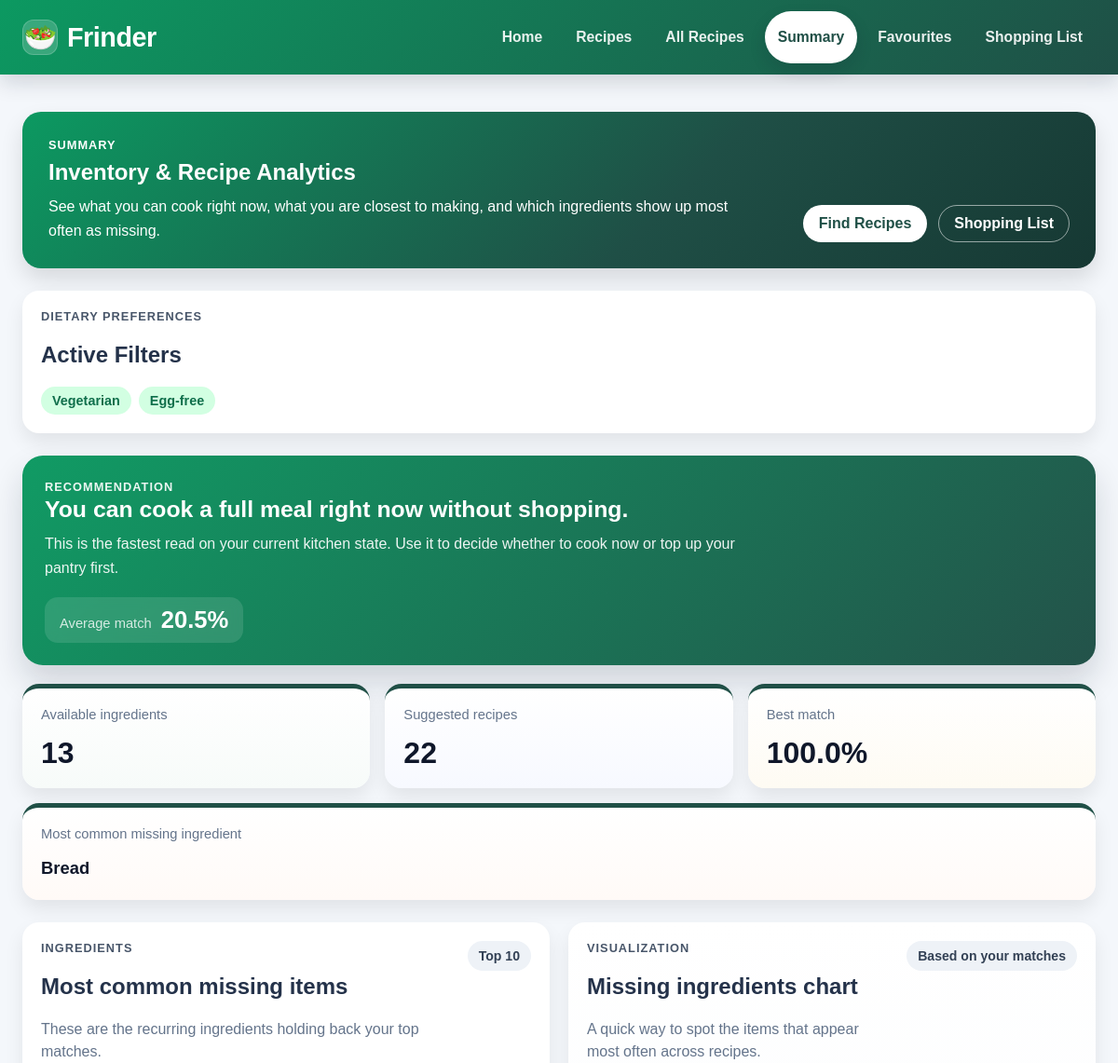
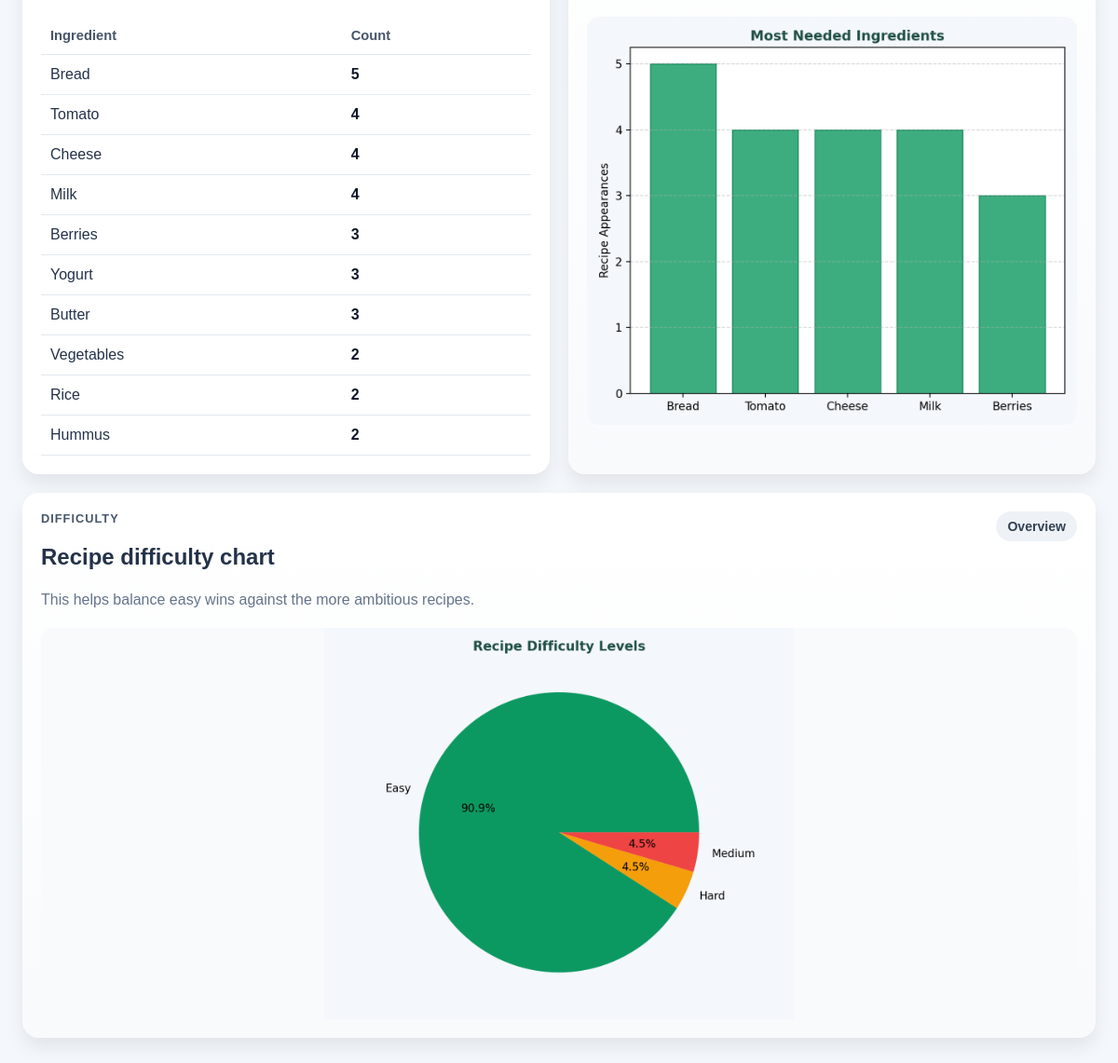
Page /summary on the committed database (2 pictures, top to bottom).
### db_models.py (models this page shows)
class IngredientRow(Base):
    __tablename__ = "ingredients"
    id = Column(Integer, primary_key=True)
    name = Column(String, nullable=False, unique=True)
    recipe_links = relationship("RecipeIngredientRow", back_populates="ingredient")
    user_links = relationship("UserIngredientRow", back_populates="ingredient")
    shopping_links = relationship("ShoppingListRow", back_populates="ingredient")

### app.py (the view, shortened to what this page needs)
@app.route("/summary")
def summary():
    user_ingredients = read_user_ingredients()
    dietary_restrictions, excluded_ingredients = get_active_preferences()
    recipes_list = load_recipes()
    suggestions = match_recipes(
        user_ingredients,
        recipes_list,
        dietary_restrictions=dietary_restrictions,
        excluded_ingredients=excluded_ingredients,
    )
    summary_data, missing_counter = build_summary_data(user_ingredients, suggestions)
    save_match_history(user_ingredients, suggestions)
    filename_missing = "summary_missing.png"
    filename_difficulty = "summary_difficulty.png"
    return render_template(
        "summary.html",
        empty=False,
        total_available=summary_data["total_available"],
        total_suggested=summary_data["total_suggested"],
        best_match=summary_data["best_match"],
        avg_match=summary_data["avg_match"],
        most_common_missing=summary_data["most_common_missing"],
        recommendation=summary_data["recommendation"],
        missing_table_data=summary_data["missing_table_data"],
        graph_missing_url=url_for("static", filename=filename_missing),
        graph_difficulty_url=url_for("static", filename=filename_difficulty),
        **build_preferences_context(dietary_restrictions, excluded_ingredients),
    )

### app.py (called while the page is built)
def get_active_preferences():
    dietary_restrictions = normalize_dietary_restrictions(
        read_dietary_restrictions()
    )
    excluded_ingredients = read_excluded_ingredients()
    return dietary_restrictions, excluded_ingredients

def build_preferences_context(dietary_restrictions=None, excluded_ingredients=None):
    if dietary_restrictions is None or excluded_ingredients is None:
        dietary_restrictions, excluded_ingredients = get_active_preferences()
    return {
        "dietary_restriction_options": DIETARY_RESTRICTION_OPTIONS,
        "selected_dietary_restrictions": dietary_restrictions,
        "active_dietary_restriction_labels": dietary_restriction_labels(
            dietary_restrictions
        ),
        "excluded_ingredients": excluded_ingredients,
        "excluded_ingredients_str": ", ".join(excluded_ingredients),
        "has_active_preferences": bool(
            dietary_restrictions or excluded_ingredients
        ),
    }

def save_match_history(user_ingredients, suggestions):
    if not user_ingredients:
        if HISTORY_FILE.exists():
            HISTORY_FILE.unlink()
        return
    history_data, missing_counter = build_summary_data(user_ingredients, suggestions)
    HISTORY_FILE.parent.mkdir(parents=True, exist_ok=True)
    with open(HISTORY_FILE, "w", encoding="utf-8") as f:
        json.dump(history_data, f)
    filename_missing = "summary_missing.png"
    filename_difficulty = "summary_difficulty.png"
    generate_summary_graphs(
        missing_counter,
        suggestions,
        BASE_DIR / "static" / filename_missing,
        BASE_DIR / "static" / filename_difficulty,
    )

### charts.py (called while the page is built)
def recipe_difficulty(recipe):
    if isinstance(recipe, Recipe):
        return recipe.difficulty
    if isinstance(recipe, dict):
        return recipe.get("difficulty", "Unknown")
    return "Unknown"

### db.py (called while the page is built)
def _session():
    return _session_factory()()

def session():
    return _session()

### matching.py (called while the page is built)
def normalize_dietary_restrictions(dietary_restrictions):
    selected_restrictions = []
    seen = set()
    for restriction in dietary_restrictions or []:
        restriction_key = clean_ingredient(restriction)
        if (
            restriction_key in DIETARY_RESTRICTION_LABELS
            and restriction_key not in seen
        ):
            selected_restrictions.append(restriction_key)
            seen.add(restriction_key)
    return selected_restrictions

### storage.py (called while the page is built)
def _run_read(action):
    with session() as db_session:
        return action(db_session)

### templates/summary.html (shortened to what this page needs)
{% extends "base.html" %}
{% block content %}
<section class="summary-hero">
  <div>
    <p class="summary-kicker">Summary</p>
    <h1>Inventory & Recipe Analytics</h1>
    <p class="summary-intro">
      See what you can cook right now, what you are closest to making, and which
      ingredients show up most often as missing.
    </p>
  </div>
  <div class="summary-hero__actions">
    <a href="{{ url_for('recipes') }}" class="summary-button">Find Recipes</a>
    <a href="{{ url_for('shopping_list') }}" class="summary-button summary-button--secondary">Shopping List</a>
  </div>
</section>
<section class="summary-preferences summary-panel">
  <div>
    <p class="summary-kicker">Dietary Preferences</p>
    <h2>Active Filters</h2>
  </div>
  {% if has_active_preferences %}
    <div class="preference-chip-list">
      {% for label in active_dietary_restriction_labels %}
        <span class="preference-chip">{{ label }}</span>
      {% endfor %}
    </div>
  {% else %}
    <p class="summary-empty-message">No dietary restrictions or excluded ingredients selected.</p>
  {% endif %}
</section>
{% if empty %}
  <section class="summary-empty recipe-card">
    <h2>No ingredients found</h2>
    <p>
      Go back to the home page, add a few ingredients, and then return here to
      generate your summary charts.
    </p>
    <a href="{{ url_for('index') }}" class="summary-button">Go to Home</a>
  </section>
{% else %}
  <section class="summary-recommendation">
    <div class="summary-recommendation__copy">
      <p class="summary-kicker">Recommendation</p>
      <h2>{{ recommendation }}</h2>
      <p>
        This is the fastest read on your current kitchen state. Use it to decide
        whether to cook now or top up your pantry first.
      </p>
      <div class="summary-recommendation__meta">
        <span class="summary-recommendation__meta-label">Average match</span>
        <strong class="summary-recommendation__meta-value">{{ avg_match }}%</strong>
      </div>
    </div>
  </section>
  <section class="summary-stats">
    <article class="summary-stat-card summary-stat-card--stock">
      <span class="summary-stat-label">Available ingredients</span>
      <strong class="summary-stat-value">{{ total_available }}</strong>
    </article>
    <article class="summary-stat-card summary-stat-card--recipes">
      <span class="summary-stat-label">Suggested recipes</span>
      <strong class="summary-stat-value">{{ total_suggested }}</strong>
    </article>
    <article class="summary-stat-card summary-stat-card--best">
      <span class="summary-stat-label">Best match</span>
      <strong class="summary-stat-value">{{ best_match }}%</strong>
    </article>
    <article class="summary-stat-card summary-stat-card--wide summary-stat-card--missing">
      <span class="summary-stat-label">Most common missing ingredient</span>
      <strong class="summary-stat-value summary-stat-value--small">{{ most_common_missing }}</strong>
    </article>
  </section>
  <section class="summary-grid">
    <article class="summary-panel summary-panel--table">
      <div class="summary-panel__header">
        <div>
          <p class="summary-kicker">Ingredients</p>
          <h2>Most common missing items</h2>
          <p class="summary-panel__lede">These are the recurring ingredients holding back your top matches.</p>
        </div>
        <span class="summary-chip summary-chip--neutral">Top 10</span>
      </div>
      {% if missing_table_data %}
        <table class="summary-table">
          <thead>
            <tr>
              <th>Ingredient</th>
              <th>Count</th>
            </tr>
          </thead>
          <tbody>
            {% for ingredient, count in missing_table_data %}
              <tr>
                <td>{{ ingredient|capitalize }}</td>
                <td>{{ count }}</td>
              </tr>
            {% endfor %}
          </tbody>
        </table>
      {% else %}
        <p class="summary-empty-message">No missing ingredients were found in the current matches.</p>
      {% endif %}
    </article>
    <article class="summary-panel summary-panel--chart">
      <div class="summary-panel__header">
        <div>
          <p class="summary-kicker">Visualization</p>
          <h2>Missing ingredients chart</h2>
          <p class="summary-panel__lede">A quick way to spot the items that appear most often across recipes.</p>
        </div>
        <span class="summary-chip">Based on your matches</span>
      </div>
      {% if graph_missing_url %}
        <img class="summary-chart" src="{{ graph_missing_url }}" alt="Chart showing the most common missing ingredients">
      {% else %}
        <p class="summary-empty-message">Missing ingredients chart is not available yet.</p>
      {% endif %}
    </article>
    <article class="summary-panel summary-panel--wide summary-panel--chart">
      <div class="summary-panel__header">
        <div>
          <p class="summary-kicker">Difficulty</p>
          <h2>Recipe difficulty chart</h2>
          <p class="summary-panel__lede">This helps balance easy wins against the more ambitious recipes.</p>
        </div>
        <span class="summary-chip">Overview</span>
      </div>
      {% if graph_difficulty_url %}
        <img class="summary-chart summary-chart--wide" src="{{ graph_difficulty_url }}" alt="Chart showing recipe difficulty distribution">
      {% else %}
        <p class="summary-empty-message">Difficulty chart is not available yet.</p>
      {% endif %}
    </article>
  </section>
{% endif %}
{% endblock %}

### rows in the picture
IngredientRow: name "Bread", count "5"
IngredientRow: name "Tomato", count "4"
IngredientRow: name "Cheese", count "4"
IngredientRow: name "Milk", count "4"
IngredientRow: name "Berries", count "3"
IngredientRow: name "Yogurt", count "3"
IngredientRow: name "Butter", count "3"
IngredientRow: name "Vegetables", count "2"
IngredientRow: name "Rice", count "2"
IngredientRow: name "Hummus", count "2"

### other values in the picture
{{ label }} "Vegetarian" "Egg-free"
{{ recommendation }} "You can cook a full meal right now without shopping."
{{ avg_match }} "20.5"
{{ total_available }} "13"
{{ total_suggested }} "22"
{{ best_match }} "100.0"
